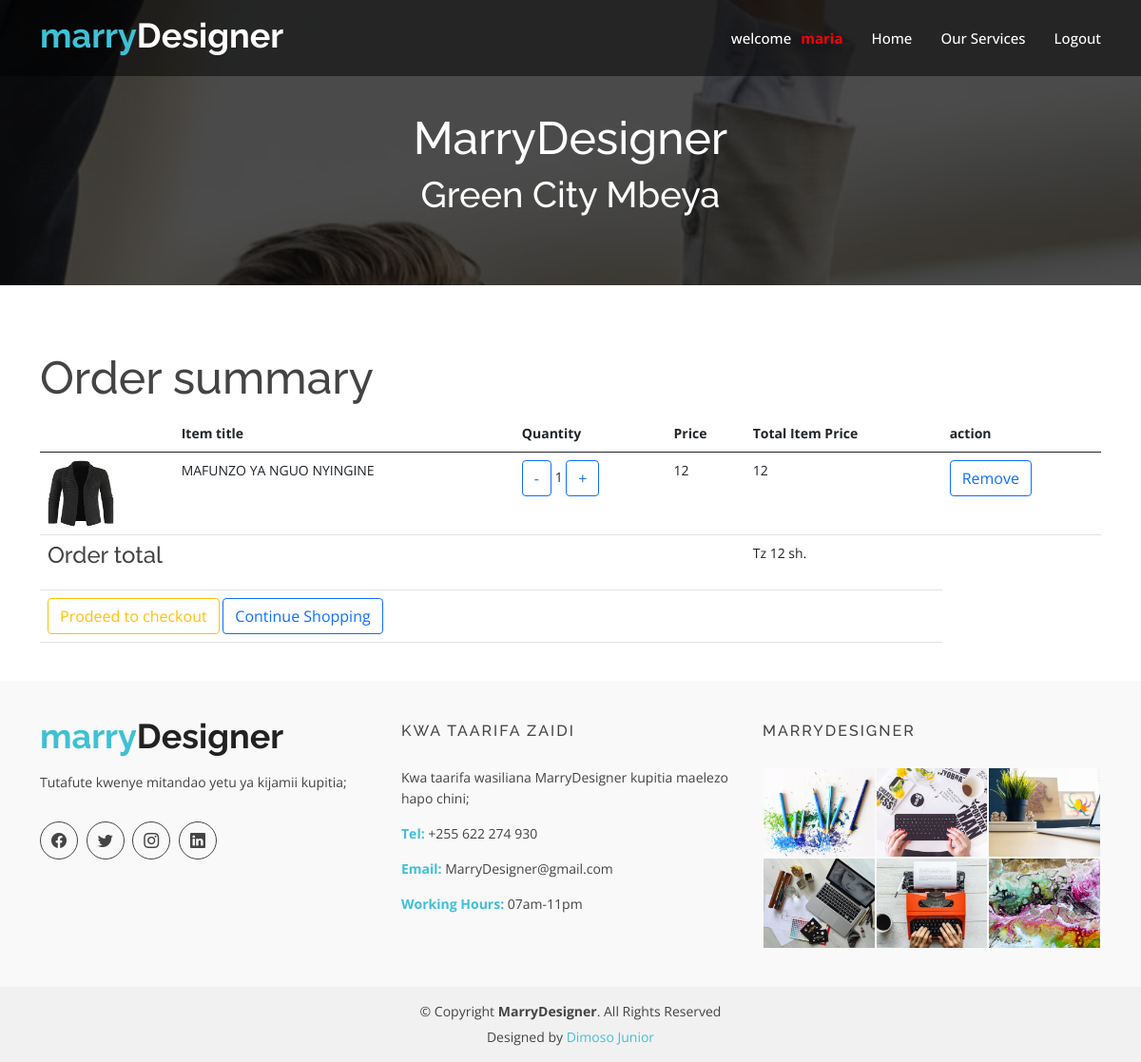
Screenshot of /order_summary (signed in) with the database file from the repository.
### becomarketing/models.py (models this page shows, shortened)
class OrderItem(models.Model):
    user = models.ForeignKey(User, on_delete=models.CASCADE)
    item = models.ForeignKey(Item, on_delete=models.CASCADE)
    ordered = models.BooleanField(default=False)
    quantity = models.IntegerField(default=1)
    def get_total_item_price(self):
        return self.quantity * self.item.price
    def get_total_item_discount_price(self):
        return self.quantity * self.item.discount_price
    def get_amount_saved(self):
        return self.get_total_item_price() - self.get_final_price()
    def get_final_price(self):
        if self.item.discount_price:
            return self.get_total_item_discount_price()
        return self.get_total_item_price()

class Item(models.Model):
    category = models.ForeignKey(Category, on_delete=models.CASCADE)
    title = models.CharField(max_length=200)
    price = models.IntegerField()
    discount_price = models.IntegerField(blank=True, null=True)
    slug = models.SlugField()
    status = models.CharField(max_length=200)
    description = models.TextField()
    image = models.ImageField(default='default.jpg', upload_to='productImages')
    available=models.BooleanField(default=True)
    created=models.DateTimeField(auto_now_add=True)
    updated=models.DateTimeField(auto_now=True)
    is_latest=models.BooleanField(default=False)
    is_featured=models.BooleanField(default=False)
    def get_add_to_cart_url(self):
        return reverse('add_to_cart', kwargs={'slug': self.slug, 'id': self.id})
    def get_remove_from_cart_url(self):
        return reverse('remove_from_cart', kwargs={'slug': self.slug, 'id': self.id})
    def get_remove_single_from_cart_url(self):
        return reverse('remove_single_from_cart', kwargs={'slug': self.slug, 'id': self.id})

class Order(models.Model):
    user = models.ForeignKey(User, on_delete=models.CASCADE)
    items = models.ManyToManyField(OrderItem)
    ordered = models.BooleanField(default=False)
    start_date = models.DateTimeField(auto_now_add=True)
    ordered_date = models.DateTimeField()
    def get_total(self):
        total = 0
        for order_item in self.items.all():
            total += order_item.get_final_price()
        return total

### becomarketing/views.py (the view)
# urls.py: path('order_summary', views.OrderSummaryView.as_view(), name="order_summary"),
class OrderSummaryView(View):
    def get(self, *args, **kwargs):
        order = Order.objects.get(user=self.request.user, ordered=False)
        context = {
            'order':order
        }
        return render(self.request, 'becomarketing/order_summary.html',context)

### becomarketing/templates/becomarketing/order_summary.html (shortened to what this page needs)
{% extends 'becomarketing/base.html' %}
{% load static %}
{% block content %}
<!DOCTYPE html>
<html lang="en">
<head>
  <link href="{% static 'becomarketing/css/bootstrap.css' %}" rel='stylesheet' type='text/css' />
  <link href="css/style.css" rel='stylesheet' type='text/css' />
  <link href="{% static 'becomarketing/css/animate.css' %}" rel="stylesheet" type="text/css" media="all">
    <link rel="stylesheet" href="kaz/activity/css/style.css">
</head>
<body>
  <main class="mt-5 pt-4">
    <div class="container">
      <section class="mb-4">
        {% if order.items.all %}
        <h1>Order summary</h1>
        <div class="table-responsive text-nowrap">
          <table class="table">
            <thead>
              <tr>
                <th scope="col"></th>
                <th scope="col">Item title</th>
                <th scope="col">Quantity</th>
                <th scope="col">Price</th>
                <th scope="col">Total Item Price</th>
                <th scope="col">action</th>
              </tr>
            </thead>
            <tbody>
              {% for order_item in order.items.all %}
                <tr>
                <th scope="row">
                  <img src="{{order_item.item.image.url}}" class="rounded small-img" alt="">
                </th>
                <td>{{order_item.item.title}}</td>
                <td>
                  <a href="{{order_item.item.get_remove_single_from_cart_url}}">
                    <button class="btn btn-outline-primary float-right">-</button>
                  </a>
                  {{order_item.quantity}}
                   <a href="{{order_item.item.get_add_to_cart_url}}">
                    <button class="btn btn-outline-primary float-right">+</button>
                  </a>
                </td>
                {% if order_item.item.discount_price %}
                  <td>{{order_item.item.discount_price}}</td>
                {% else %}
                  <td>{{order_item.item.price}}</td>
                {% endif %}
                <td>{{order_item.get_final_price}}
                  {% if order_item.item.discount_price %}
                    <span class="badge badge-pill badge-info">{{order_item.get_amount_saved}}</span>
                  {% endif %}
                </td>
                <td>
                  <a href="{{order_item.item.get_remove_from_cart_url}}">
                    <span style="color: red;" class="float-right">
                      <button class="btn btn-outline-primary float-right">Remove</button>
                    </span>
                  </a>
                </td>
              </tr>
              {% empty %}
                <tr>
                  <td colspan="5">
                    <a href="{% url 'blog' %}" class="btn btn-outline-primary float-right">Continue Shopping</a>
                  </td>
                </tr>
              {% endfor %}
              {% if order.get_total %}
                <tr>
                  <td colspan="4">
                    <h4>Order total</h4>
                  </td>
                  <td colspan="1">
                    Tz {{order.get_total}} sh.
                  </td>
                </tr>
                <tr>
                  <td colspan="5">
                    <a href="{% url 'blog' %}" class="btn btn-outline-warning float-right ml-2">Prodeed to checkout</a>
                    <a href="{% url 'blog' %}" class="btn btn-outline-primary float-right">Continue Shopping</a>
                  </td>
                </tr>
              {% endif %}
            </tbody>
          </table>
          {% else %}
          <h4 class="mt-5 pt-4">No items in your cart</h4>
          <a href="{% url 'blog' %}" class="btn btn-outline-primary">Continue Shopping</a>
          {% endif %}
        </div>
      </section>
    </div>
  </main>
</body>
</html>
{% endblock %}

### becomarketing/templates/becomarketing/base.html (shortened to what this page needs)
{% load static %}
<!DOCTYPE html>
<html lang="en">
<head>
    <link href="{% static 'becomarketing/assets/vendor/animate.css/animate.min.css' %}" rel="stylesheet">
    <link href="{% static 'becomarketing/assets/vendor/bootstrap/css/bootstrap.min.css' %}" rel="stylesheet">
    <link href="{% static 'becomarketing/assets/vendor/bootstrap-icons/bootstrap-icons.css' %}" rel="stylesheet">
    <link href="{% static 'becomarketing/assets/vendor/boxicons/css/boxicons.min.css' %}" rel="stylesheet">
    <link href="{% static 'becomarketing/assets/vendor/glightbox/css/glightbox.min.css' %}" rel="stylesheet">
    <link href="{% static 'becomarketing/assets/vendor/swiper/swiper-bundle.min.css' %}" rel="stylesheet">
    <link href="{% static 'becomarketing/assets/css/style.css' %}" rel="stylesheet">
  <header id="header" class="fixed-top d-flex align-items-center">
    <div class="container d-flex justify-content-between">
      <div class="logo">
        <h1><a href="index.html"><span>marry</span>Designer</a></h1>
      </div>
      <nav id="navbar" class="navbar">
        <ul>
        {% if user.is_authenticated %}
        <li><a class="nav-link scrollto " href="#"">welcome <span style="color: red;margin-left: 10px; font-weight: bold;"> {{ user.username }}</span></a></li>
        {% endif %}
          <li><a class="nav-link scrollto " href="/">Home</a></li>
          {% if user.is_authenticated %}
         <li><a class="nav-link scrollto" href="{% url 'blog' %}">Our Services</a></li>
         <li><a class="nav-link scrollto" href="{% url 'user_logout' %}">Logout</a></li>
         {% else %}
         <li><a class="nav-link scrollto" href="{% url 'user_login' %}">Login</a></li>
          <li><a class="nav-link scrollto" href="{% url 'user_register' %}">Register</a></li>
          {% endif %}
        </ul>
      </nav>
    </div>
  </header>
  <main id="main">
    <div class="header-bg page-area">
      <div class="container position-relative">
        <div class="row">
          <div class="col-md-12 col-sm-12 col-xs-12">
            <div class="slider-content text-center">
              <div class="header-bottom">
                <div class="layer2">
                  <h1 class="title2">MarryDesigner </h1>
                </div>
                <div class="layer3">
                  <h2 class="title3">Green City Mbeya</h2>
                </div>
              </div>
            </div>
          </div>
        </div>
      </div>
    </div>
<body>
{% block content %}{% endblock %}
  <footer>
    <div class="footer-area">
      <div class="container">
        <div class="row">
          <div class="col-md-4">
            <div class="footer-content">
              <div class="footer-head">
                <div class="footer-logo">
                  <h2><span>marry</span>Designer</h2>
                </div>
                <p>
                  Tutafute kwenye mitandao yetu ya kijamii kupitia;
                </p>
                <div class="footer-icons">
                  <ul>
                    <li>
                      <a href="#"><i class="bi bi-facebook"></i></a>
                    </li>
                    <li>
                      <a href="#"><i class="bi bi-twitter"></i></a>
                    </li>
                    <li>
                      <a href="#"><i class="bi bi-instagram"></i></a>
                    </li>
                    <li>
                      <a href="#"><i class="bi bi-linkedin"></i></a>
                    </li>
                  </ul>
                </div>
              </div>
            </div>
          </div>
          <div class="col-md-4">
            <div class="footer-content">
              <div class="footer-head">
                <h4>Kwa taarifa zaidi</h4>
                <p>
                  Kwa taarifa wasiliana MarryDesigner kupitia maelezo hapo chini;
                </p>
                <div class="footer-contacts">
                  <p><span>Tel:</span> +255 622 274 930</p>
                  <p><span>Email:</span> MarryDesigner@gmail.com</p>
                  <p><span>Working Hours:</span> 07am-11pm</p>
                </div>
              </div>
            </div>
          </div>
          <div class="col-md-4">
            <div class="footer-content">
              <div class="footer-head">
                <h4>MarryDesigner</h4>
                <div class="flicker-img">
                  <a href="#"><img src="{% static 'becomarketing/assets/img/portfolio/1.jpg' %}" alt=""></a>
                  <a href="#"><img src="{% static 'becomarketing/assets/img/portfolio/2.jpg' %}" alt=""></a>
                  <a href="#"><img src="{% static 'becomarketing/assets/img/portfolio/3.jpg' %}" alt=""></a>
                  <a href="#"><img src="{% static 'becomarketing/assets/img/portfolio/4.jpg' %}" alt=""></a>
                  <a href="#"><img src="{% static 'becomarketing/assets/img/portfolio/5.jpg' %}" alt=""></a>
                  <a href="#"><img src="{% static 'becomarketing/assets/img/portfolio/6.jpg' %}" alt=""></a>
                </div>
              </div>
            </div>
          </div>
        </div>
      </div>
    </div>
    <div class="footer-area-bottom">
      <div class="container">
        <div class="row">
          <div class="col-md-12 col-sm-12 col-xs-12">
            <div class="copyright text-center">
              <p>
                &copy; Copyright <strong>MarryDesigner</strong>. All Rights Reserved
              </p>
            </div>
            <div class="credits">
              Designed by <a href="">Dimoso Junior</a>
            </div>
          </div>
        </div>
      </div>
    </div>
  </footer>
</body>
</html>

### becomarketing/static/becomarketing/assets/css/style.css (style rules this page uses)
html, body { height: 100%; }
img { max-width: 100%; height: auto; }
p { margin: 0 0 15px; color: #444; }
h1, h2, h3, h4, h5, h6 { font-family: 'Raleway', sans-serif; margin: 0 0 15px; color: #444; font-weight: 500; }
h1 { font-size: 48px; line-height: 50px; }
h2 { font-size: 38px; line-height: 40px; }
h4 { font-size: 24px; line-height: 26px; }
a { transition: all 0.3s ease 0s; text-decoration: none; }
body { background: #fff none repeat scroll 0 0; color: #444; font-family: 'Open Sans', sans-serif; font-size: 14px; text-align: left; overflow-x: hidden; line-height: 22px; }
ul { list-style: outside none none; margin: 0; padding: 0; }
input, select, textarea, input[type="text"], input[type="date"], input[type="url"], input[type="email"], input[type="password"], input[type="tel"], button, button[type="submit"] { -moz-appearance: none; box-shadow: none !important; }
#header { height: 80px; transition: all 0.5s; z-index: 997; transition: all 0.5s; background: rgba(0, 0, 0, 0.5); }
#header .logo h1 { font-size: 36px; margin: 0; padding: 0; line-height: 1; font-weight: bold; }
#header .logo h1 span { color: #3ec1d5; }
#header .logo h1 a, #header .logo h1 a:hover { color: #fff; text-decoration: none; }
.header-bg { background: url(../img/background/page-header.jpg); background-repeat: no-repeat; background-size: cover; background-position: top center; padding: 120px 0 60px; }
.header-bg::before { content: ""; position: absolute; left: 0; right: 0; top: 0; bottom: 0; background: rgba(0, 0, 0, 0.7); }
@media (min-width: 1025px) { .header-bg { background-attachment: fixed; } }
.navbar { padding: 0; }
.navbar ul { margin: 0; padding: 0; display: flex; list-style: none; align-items: center; }
.navbar li { position: relative; }
.navbar a, .navbar a:focus { display: flex; align-items: center; justify-content: space-between; padding: 10px 0 10px 30px; font-size: 15px; font-weight: 500; color: #fff; white-space: nowrap; transition: 0.3s; }
.page-area { position: relative; }
.header-bottom h1, .header-bottom h2 { color: #fff; }
.footer-area { padding: 40px 0; background: #f9f9f9; }
.footer-head p { color: #444; }
.footer-head h4 { color: #444; font-size: 16px; letter-spacing: 2px; padding-bottom: 10px; text-transform: uppercase; }
.footer-logo { padding-bottom: 20px; }
.footer-logo h2 { color: #222; padding: 0; margin: 0; font-size: 36px; font-weight: bold; line-height: 1; }
.footer-logo h2 span { color: #3ec1d5; }
.footer-icons ul li { display: inline-block; }
.footer-icons ul li a { border: 1px solid #444; color: #444; display: block; font-size: 16px; height: 40px; line-height: 38px; margin-right: 5px; text-align: center; width: 40px; border-radius: 50%; display: flex; align-items: center; justify-content: center; line-height: 0; }
.footer-icons ul li a i { line-height: 0; }
.flicker-img > a { float: left; padding: 1px; width: 33.33%; }
.footer-icons { margin-top: 30px; }
.footer-contacts p span { color: #3EC1D5; font-weight: 700; }
.footer-content { display: block; overflow: hidden; }
.footer-area-bottom { background: #f1f1f1 none repeat scroll 0 0; padding: 15px 0; }
.copyright > p { margin-bottom: 0; color: #444; }
.copyright a, .credits a { color: #3EC1D5; }
.credits { padding-top: 5px; text-align: center; }

### becomarketing/templates/becomarketing/order_summary.html (style rules this page uses)
.small-img { width: 70px; height: 70px; }

### rows the page displays
OrderItem: item.image (picture), item "MAFUNZO YA NGUO NYINGINE", quantity "1", item.discount_price "12", get_final_price "12"
Order: get_total "12"

### other values shown
{{ user.username }} "maria"
